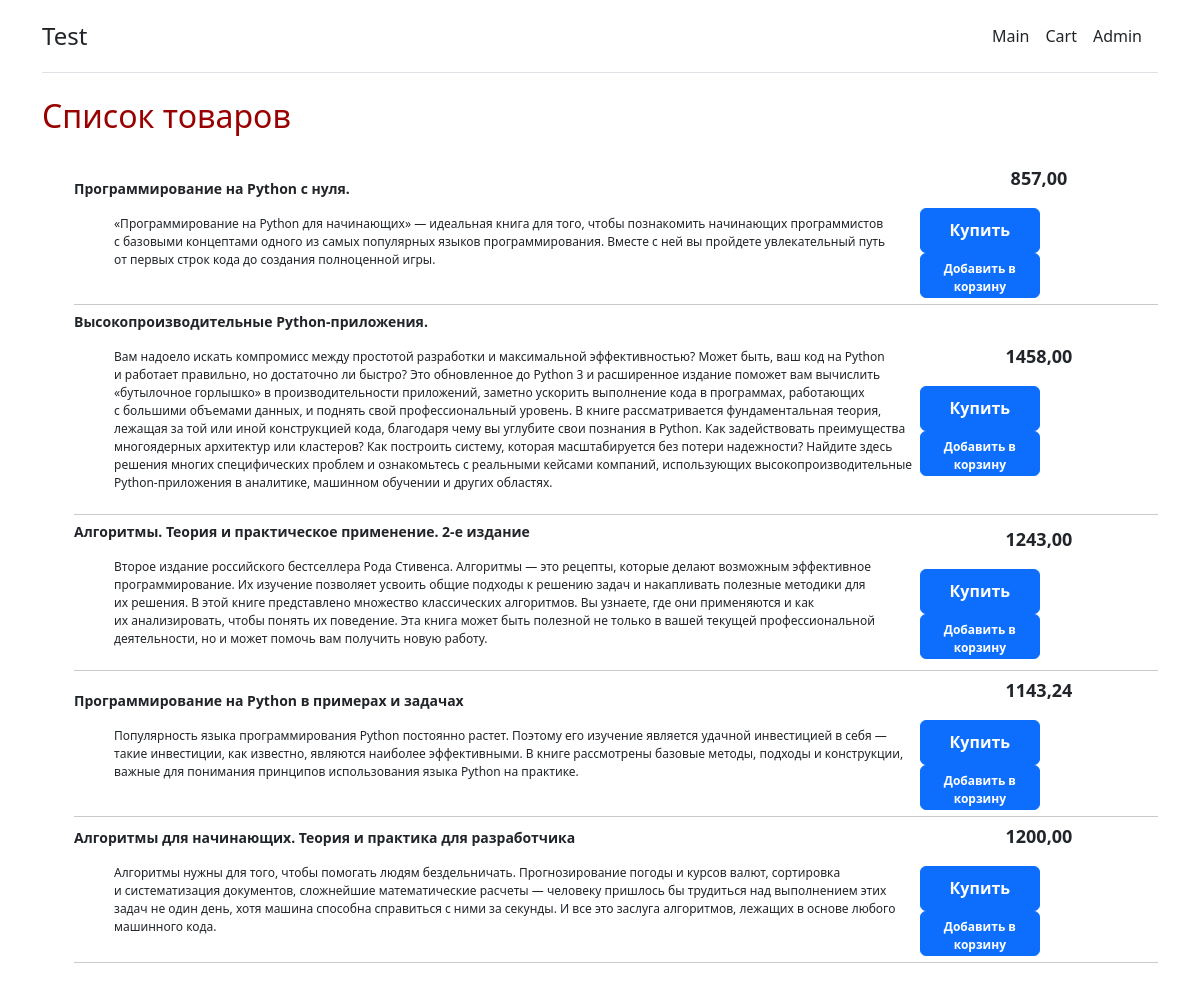
The page / on the database its author committed.
### main/models.py (models this page shows, shortened)
class Item(models.Model):
    name = models.CharField(max_length=100, verbose_name='Название')
    description = models.TextField(blank=True, verbose_name='Описание')
    price = models.DecimalField(max_digits=10, decimal_places=2, verbose_name='Цена')
    class Meta:
        verbose_name = 'элемент'
        verbose_name_plural = 'Объекты'

### main/views.py (the view)
# urls.py: path('', views.index, name='home'),
def index(request):
    items = Item.objects.all()
    return render(request, 'main/index.html', {'items': items})

### main/templates/main/index.html (shortened to what this page needs)
{% extends 'main/base.html' %}
{% block content %}
<h1 class="main__title">Список товаров</h1>
<ul class="items">
    {% for item in items %}
        <li class="items__item">
            <div class="item__main">
                <p class="item__title">{{ item.name }}</p>
                <p class="item__description">{{ item.description }}</p>
            </div>
            <div class="item__additional">
                <p class="item__price">
                    {{ item.price }}
                </p>
                <a href="/item/{{item.id}}/" class="btn btn-primary item__btn">Купить</a>
                <button class="btn btn-primary btn-add item__btn" data-id="{{item.id}}">Добавить в корзину</button>
            </div>
        </li>
    {% endfor %}
</ul>
{% endblock %}

### main/templates/main/base.html (shortened to what this page needs)
<!DOCTYPE html>
{% load static %}
<html lang="en">
<head>
    <link rel="stylesheet" href="https://cdn.jsdelivr.net/npm/bootstrap@5.2.2/dist/css/bootstrap.min.css">
    <link rel="stylesheet" type="text/css" href="{% static 'main/css/style.css' %}">
</head>
<body>
<div class="container py-3">
  <header>
    <div class="d-flex flex-column flex-md-row align-items-center pb-3 mb-4 border-bottom">
      <a href="/" class="d-flex align-items-center text-dark text-decoration-none">
        <span class="fs-4">Test</span>
      </a>
      <nav class="d-inline-flex mt-2 mt-md-0 ms-md-auto">
        <a class="me-3 py-2 text-dark text-decoration-none" href="{% url 'home' %}">Main</a>
        <a class="me-3 py-2 text-dark text-decoration-none" href="{% url 'cart' %}">Cart</a>
        <a class="me-3 py-2 text-dark text-decoration-none" href="/admin/">Admin</a>
      </nav>
    </div>
  </header>
  {% block content %}{% endblock %}
</div>
</body>
</html>

### main/static/main/css/style.css (style rules this page uses)
* { box-sizing: border-box; }
.main__title { margin-bottom: 24px; font-size: 32px; color: #990000; }
.items { list-style: none; }
.item__main { width: 80%; }
.items__item { display: flex; padding-block: 6px; justify-content: space-between; align-items: center; border-bottom: 1px solid #CACACA; }
.item__title { font-size: 14px; font-weight: 700; }
.item__description { padding-left: 40px; font-size: 12px; }
.item__price { font-size: 18px; font-weight: 700; text-align: center; }
.item__btn { width: 120px; height: 45px; font-size: 12px; font-weight: 700; }
a.item__btn { font-size: 16px; line-height: 30px; }

### rows shown on the page
Item: name "Программирование на Python с нуля.", description "«Программирование на Python для начинающих» — идеальная книга для того, чтобы познакомить начинающих программистов с базовыми концептами одного из самых популярных языков программирования. Вместе с ней вы пройдете увлекательный путь от первых строк кода до создания полноценной игры.", price "857,00"
Item: name "Высокопроизводительные Python-приложения.", description "Вам надоело искать компромисс между простотой разработки и максимальной эффективностью? Может быть, ваш код на Python и работает правильно, но достаточно ли быстро? Это обновленное до Python 3 и расширенное издание поможет вам вычислить «бутылочное горлышко» в производительности приложений, заметно ускорить выполнение кода в программах, работающих с большими объемами данных, и поднять свой профессиональный уровень. В книге рассматривается фундаментальная теория, лежащая за той или иной конструкцией кода, благодаря чему вы углубите свои познания в Python. Как задействовать преимущества многоядерных архитектур или кластеров? Как построить систему, которая масштабируется без потери надежности?…", price "1458,00"
Item: name "Алгоритмы. Теория и практическое применение. 2-е издание", description "Второе издание российского бестселлера Рода Стивенса. Алгоритмы — это рецепты, которые делают возможным эффективное программирование. Их изучение позволяет усвоить общие подходы к решению задач и накапливать полезные методики для их решения. В этой книге представлено множество классических алгоритмов. Вы узнаете, где они применяются и как их анализировать, чтобы понять их поведение. Эта книга может быть полезной не только в вашей текущей профессиональной деятельности, но и может помочь вам получить новую работу.", price "1243,00"
Item: name "Программирование на Python в примерах и задачах", description "Популярность языка программирования Python постоянно растет. Поэтому его изучение является удачной инвестицией в себя — такие инвестиции, как известно, являются наиболее эффективными. В книге рассмотрены базовые методы, подходы и конструкции, важные для понимания принципов использования языка Python на практике.", price "1143,24"
Item: name "Алгоритмы для начинающих. Теория и практика для разработчика", description "Алгоритмы нужны для того, чтобы помогать людям бездельничать. Прогнозирование погоды и курсов валют, сортировка и систематизация документов, сложнейшие математические расчеты — человеку пришлось бы трудиться над выполнением этих задач не один день, хотя машина способна справиться с ними за секунды. И все это заслуга алгоритмов, лежащих в основе любого машинного кода.", price "1200,00"
